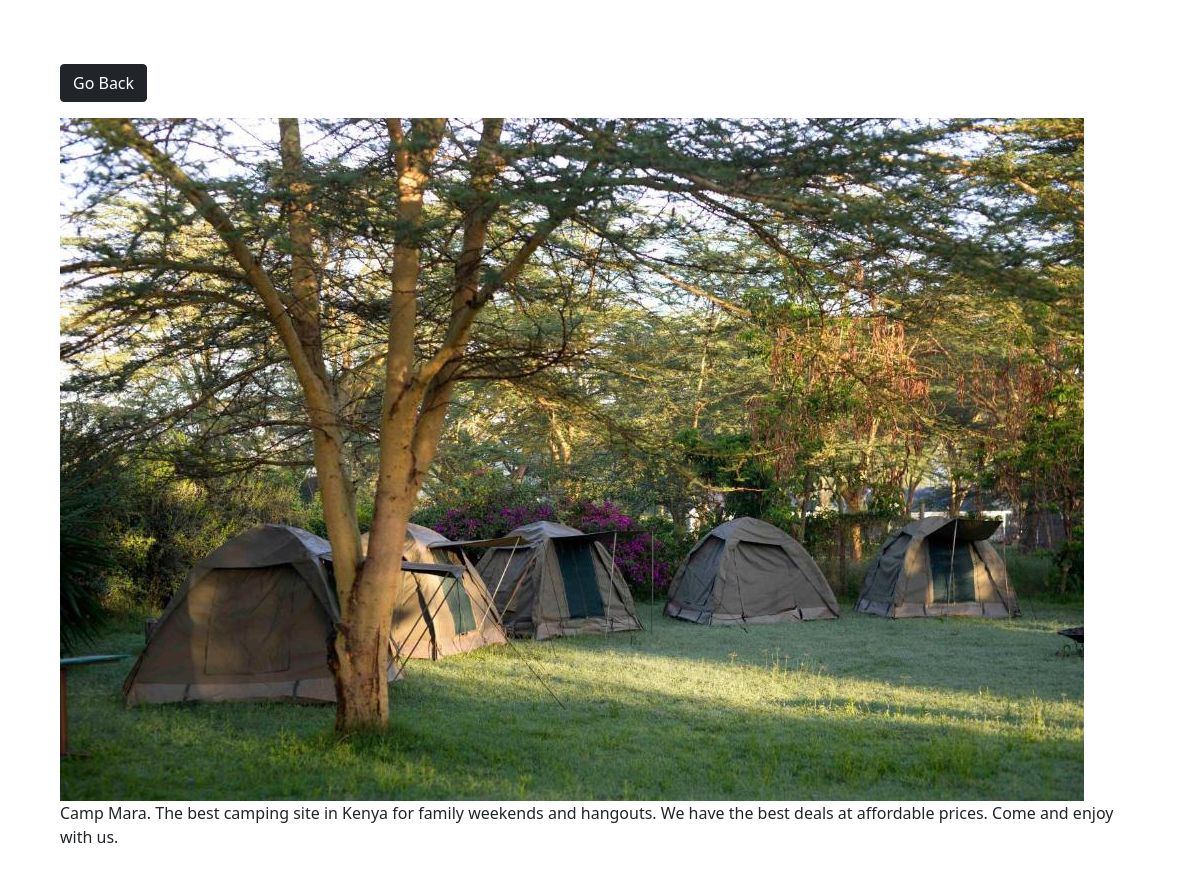
The page /photo/3/ on the database its author committed.
### photos/models.py (models this page shows, shortened)
class Photo(models.Model):
    category = models.ForeignKey(
        Category, on_delete=models.SET_NULL, null=True, blank=True)
    image = models.ImageField(null=False, blank=False)
    description = models.CharField(max_length=500, null=False, blank=False)

### photos/views.py (the view)
# urls.py: path('photo/<str:pk>/', views.viewPhoto, name='photo'),
def viewPhoto(request, pk):
    photo = Photo.objects.get(id=pk)
    return render(request, 'photos/photo.html', {'photo': photo})

### photos/templates/photos/photo.html (shortened to what this page needs)
<!DOCTYPE html>
<html>
    <head>
        <link href="https://cdn.jsdelivr.net/npm/bootstrap@5.0.0-beta1/dist/css/bootstrap.min.css" rel="stylesheet"
>
        {% load static %}
        <link rel="stylesheet"  href="{%  static  'css/style.css'  %}">
    </head>
    <body class="m-5">
        <div class="container">
            <div class="row justify-content-center">
                <div class="col">
                    <a href="{% url 'gallery' %}" class="btn btn-dark my-3">Go Back</a>
                    <div class="photo">
                        <img src="{{photo.image.url}}">
                        <p>{{photo.description}}</p>
                    </div>
                </div>
            </div>
        </div>
    </body>
</html>

### photos/statict/css/style.css (style rules this page uses)
.photo { height: 90vh; }
img { max-width: 100%; max-height: 100%; }

### rows shown on the page
Photo: image (picture), description "Camp Mara. The best camping site in Kenya for family weekends and hangouts. We have the best deals at affordable prices. Come and enjoy with us."
